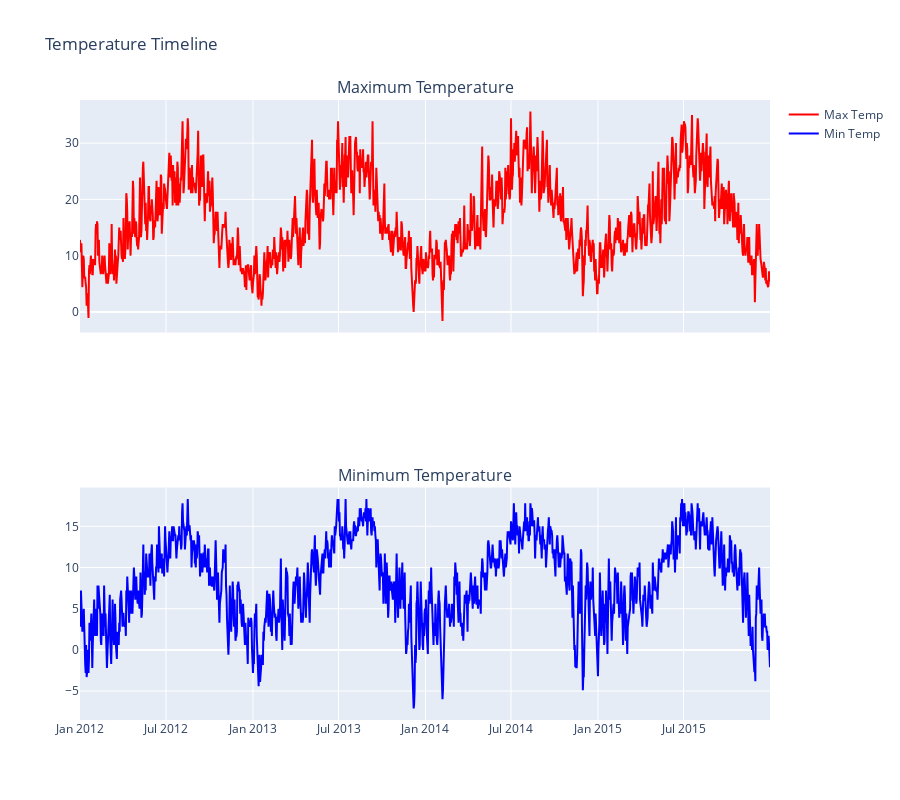
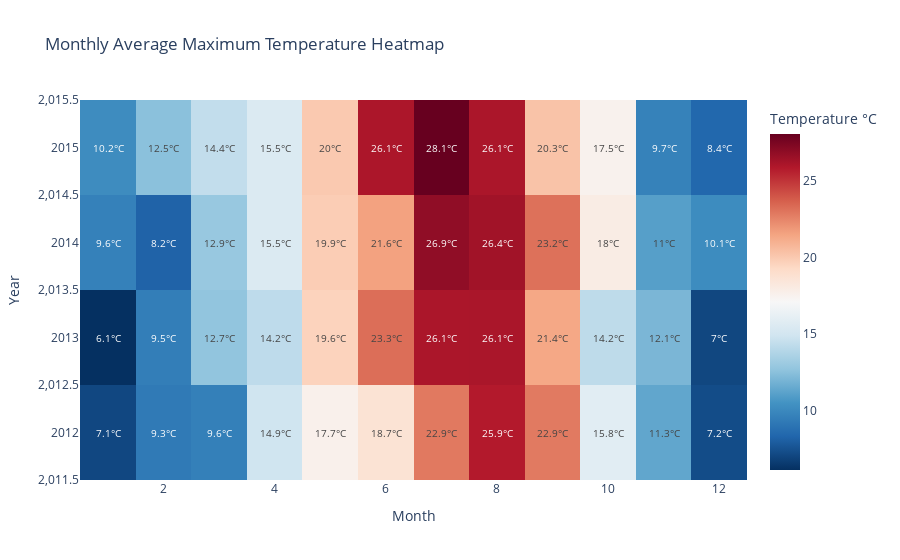
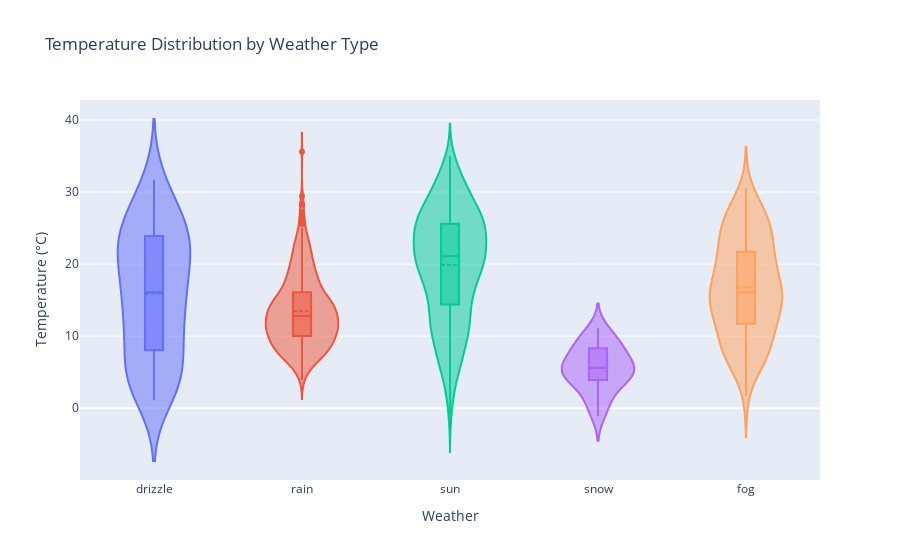

These figures' notebook cell, in order:
### Markdown cell above
## 1. Temperature Trends and Patterns

### Code cell
# 1.1 Interactive Temperature Timeline
fig = make_subplots(rows=2, cols=1, shared_xaxes=True,
                    subplot_titles=('Maximum Temperature', 'Minimum Temperature'))

fig.add_trace(
    go.Scatter(x=df['date'], y=df['temp_max'], mode='lines', name='Max Temp',
               line=dict(color='red')),
    row=1, col=1
)

fig.add_trace(
    go.Scatter(x=df['date'], y=df['temp_min'], mode='lines', name='Min Temp',
               line=dict(color='blue')),
    row=2, col=1
)

fig.update_layout(height=800, title_text="Temperature Timeline",
                 showlegend=True)
fig.show()

# 1.2 Temperature Heatmap by Month and Year
monthly_temps = df.pivot_table(values='temp_max', 
                             index=df['date'].dt.year,
                             columns=df['date'].dt.month,
                             aggfunc='mean')

fig = go.Figure(data=go.Heatmap(
    z=monthly_temps,
    x=monthly_temps.columns,
    y=monthly_temps.index,
    colorscale='RdBu_r',
    text=np.round(monthly_temps, 1),
    texttemplate='%{text}°C',
    textfont={"size": 10},
    colorbar=dict(title='Temperature °C')
))

fig.update_layout(
    title='Monthly Average Maximum Temperature Heatmap',
    xaxis_title='Month',
    yaxis_title='Year'
)
fig.show()

# 1.3 Temperature Distribution by Weather Type
fig = go.Figure()

for weather_type in df['weather'].unique():
    temp_data = df[df['weather'] == weather_type]['temp_max']
    fig.add_trace(go.Violin(
        x=[weather_type] * len(temp_data),
        y=temp_data,
        name=weather_type,
        box_visible=True,
        meanline_visible=True
    ))

fig.update_layout(
    title='Temperature Distribution by Weather Type',
    xaxis_title='Weather',
    yaxis_title='Temperature (°C)',
    showlegend=False
)
fig.show()

### Figure 1 — Plotly figure (JSON) as saved in the notebook; plotly's stock layout.template omitted (floating-point values rounded to 4 significant figures; data arrays with more than 128 entries replaced by an {"elided": "..."} marker saying what was removed)
{"data": [{"line": {"color": "red"}, "mode": "lines", "name": "Max Temp", "type": "scatter", "x": {"elided": "1461 str values"}, "xaxis": "x", "y": {"elided": "1461 float values"}, "yaxis": "y"}, {"line": {"color": "blue"}, "mode": "lines", "name": "Min Temp", "type": "scatter", "x": {"elided": "1461 str values"}, "xaxis": "x2", "y": {"elided": "1461 float values"}, "yaxis": "y2"}], "layout": {"annotations": [{"font": {"size": 16}, "showarrow": false, "text": "Maximum Temperature", "x": 0.5, "xanchor": "center", "xref": "paper", "y": 1, "yanchor": "bottom", "yref": "paper"}, {"font": {"size": 16}, "showarrow": false, "text": "Minimum Temperature", "x": 0.5, "xanchor": "center", "xref": "paper", "y": 0.375, "yanchor": "bottom", "yref": "paper"}], "height": 800, "showlegend": true, "title": {"text": "Temperature Timeline"}, "xaxis": {"anchor": "y", "domain": [0, 1], "matches": "x2", "showticklabels": false}, "xaxis2": {"anchor": "y2", "domain": [0, 1]}, "yaxis": {"anchor": "x", "domain": [0.625, 1]}, "yaxis2": {"anchor": "x2", "domain": [0, 0.375]}}}

### Figure 2 — Plotly figure (JSON) as saved in the notebook; plotly's stock layout.template omitted (floating-point values rounded to 4 significant figures)
{"data": [{"colorbar": {"title": {"text": "Temperature °C"}}, "colorscale": [[0, "rgb(5,48,97)"], [0.1, "rgb(33,102,172)"], [0.2, "rgb(67,147,195)"], [0.3, "rgb(146,197,222)"], [0.4, "rgb(209,229,240)"], [0.5, "rgb(247,247,247)"], [0.6, "rgb(253,219,199)"], [0.7, "rgb(244,165,130)"], [0.8, "rgb(214,96,77)"], [0.9, "rgb(178,24,43)"], [1, "rgb(103,0,31)"]], "text": [[7.1, 9.3, 9.6, 14.9, 17.7, 18.7, 22.9, 25.9, 22.9, 15.8, 11.3, 7.2], [6.1, 9.5, 12.7, 14.2, 19.6, 23.3, 26.1, 26.1, 21.4, 14.2, 12.1, 7.0], [9.6, 8.2, 12.9, 15.5, 19.9, 21.6, 26.9, 26.4, 23.2, 18.0, 11.0, 10.1], [10.2, 12.5, 14.4, 15.5, 20.0, 26.1, 28.1, 26.1, 20.3, 17.5, 9.7, 8.4]], "textfont": {"size": 10}, "texttemplate": "%{text}°C", "type": "heatmap", "x": [1, 2, 3, 4, 5, 6, 7, 8, 9, 10, 11, 12], "y": [2012, 2013, 2014, 2015], "z": [[7.055, 9.276, 9.555, 14.87, 17.66, 18.69, 22.91, 25.86, 22.88, 15.83, 11.33, 7.235], [6.106, 9.468, 12.71, 14.24, 19.63, 23.25, 26.09, 26.12, 21.36, 14.23, 12.05, 7.023], [9.6, 8.2, 12.91, 15.46, 19.87, 21.59, 26.9, 26.38, 23.16, 17.96, 11.03, 10.14], [10.15, 12.52, 14.38, 15.5, 20.03, 26.06, 28.09, 26.09, 20.29, 17.54, 9.683, 8.381]]}], "layout": {"title": {"text": "Monthly Average Maximum Temperature Heatmap"}, "xaxis": {"title": {"text": "Month"}}, "yaxis": {"title": {"text": "Year"}}}}

### Figure 3 — Plotly figure (JSON) as saved in the notebook; plotly's stock layout.template omitted (floating-point values rounded to 4 significant figures; data arrays with more than 128 entries replaced by an {"elided": "..."} marker saying what was removed)
{"data": [{"box": {"visible": true}, "meanline": {"visible": true}, "name": "drizzle", "type": "violin", "x": ["drizzle", "drizzle", "drizzle", "drizzle", "drizzle", "drizzle", "drizzle", "drizzle", "drizzle", "drizzle", "drizzle", "drizzle", "drizzle", "drizzle", "drizzle", "drizzle", "drizzle", "drizzle", "drizzle", "drizzle", "drizzle", "drizzle", "drizzle", "drizzle", "drizzle", "drizzle", "drizzle", "drizzle", "drizzle", "drizzle", "drizzle", "drizzle", "drizzle", "drizzle", "drizzle", "drizzle", "drizzle", "drizzle", "drizzle", "drizzle", "drizzle", "drizzle", "drizzle", "drizzle", "drizzle", "drizzle", "drizzle", "drizzle", "drizzle", "drizzle", "drizzle", "drizzle", "drizzle"], "y": [12.8, 6.7, 7.2, 12.8, 15.0, 16.1, 24.4, 19.4, 24.4, 23.9, 25.6, 25.6, 18.9, 22.2, 23.9, 21.1, 24.4, 21.7, 23.3, 23.9, 19.4, 16.1, 19.4, 22.8, 16.1, 12.2, 13.9, 9.4, 8.3, 4.4, 3.3, 2.8, 6.1, 3.9, 3.3, 1.1, 3.3, 2.2, 3.3, 6.1, 8.9, 13.3, 11.7, 20.0, 15.0, 10.6, 30.0, 29.4, 30.0, 31.7, 26.7, 27.8, 18.3]}, {"box": {"visible": true}, "meanline": {"visible": true}, "name": "rain", "type": "violin", "x": {"elided": "641 str values"}, "y": {"elided": "641 float values"}}, {"box": {"visible": true}, "meanline": {"visible": true}, "name": "sun", "type": "violin", "x": {"elided": "640 str values"}, "y": {"elided": "640 float values"}}, {"box": {"visible": true}, "meanline": {"visible": true}, "name": "snow", "type": "violin", "x": ["snow", "snow", "snow", "snow", "snow", "snow", "snow", "snow", "snow", "snow", "snow", "snow", "snow", "snow", "snow", "snow", "snow", "snow", "snow", "snow", "snow", "snow", "snow", "snow", "snow", "snow"], "y": [4.4, 1.1, 1.7, 3.3, 0.0, -1.1, 7.2, 5.0, 6.7, 5.0, 6.7, 8.3, 5.6, 11.1, 10.0, 9.4, 4.4, 6.7, 3.9, 8.3, 5.6, 3.3, 10.0, 8.3, 5.6, 4.4]}, {"box": {"visible": true}, "meanline": {"visible": true}, "name": "fog", "type": "violin", "x": ["fog", "fog", "fog", "fog", "fog", "fog", "fog", "fog", "fog", "fog", "fog", "fog", "fog", "fog", "fog", "fog", "fog", "fog", "fog", "fog", "fog", "fog", "fog", "fog", "fog", "fog", "fog", "fog", "fog", "fog", "fog", "fog", "fog", "fog", "fog", "fog", "fog", "fog", "fog", "fog", "fog", "fog", "fog", "fog", "fog", "fog", "fog", "fog", "fog", "fog", "fog", "fog", "fog", "fog", "fog", "fog", "fog", "fog", "fog", "fog", "fog", "fog", "fog", "fog", "fog", "fog", "fog", "fog", "fog", "fog", "fog", "fog", "fog", "fog", "fog", "fog", "fog", "fog", "fog", "fog", "fog", "fog", "fog", "fog", "fog", "fog", "fog", "fog", "fog", "fog", "fog", "fog", "fog", "fog", "fog", "fog", "fog", "fog", "fog", "fog", "fog"], "y": [27.8, 27.8, 19.4, 21.1, 9.4, 12.8, 13.9, 20.6, 21.7, 21.7, 26.1, 21.1, 25.0, 28.9, 26.7, 21.7, 15.0, 12.8, 14.4, 16.1, 11.7, 7.8, 10.0, 14.4, 16.1, 24.4, 27.2, 28.9, 25.6, 26.1, 25.6, 23.9, 27.8, 24.4, 20.6, 18.9, 23.9, 25.6, 18.9, 20.6, 17.2, 11.1, 12.8, 5.6, 10.0, 12.8, 7.8, 5.6, 6.1, 5.0, 12.2, 7.8, 7.8, 11.1, 9.4, 6.1, 11.7, 10.0, 7.2, 17.2, 16.1, 12.2, 8.3, 7.2, 12.8, 15.6, 15.0, 16.7, 17.2, 14.4, 15.6, 16.7, 13.9, 20.0, 23.3, 30.6, 21.1, 23.3, 26.1, 25.0, 25.0, 18.3, 22.2, 18.3, 21.1, 15.6, 18.9, 15.0, 21.1, 17.8, 16.1, 16.1, 12.8, 15.0, 16.1, 15.6, 8.3, 10.0, 1.7, 8.3, 7.2]}], "layout": {"showlegend": false, "title": {"text": "Temperature Distribution by Weather Type"}, "xaxis": {"title": {"text": "Weather"}}, "yaxis": {"title": {"text": "Temperature (°C)"}}}}
